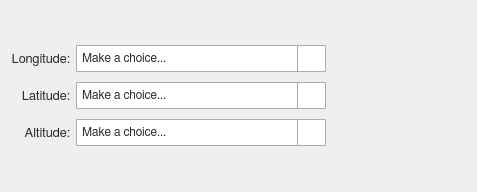
      <widget class="QWidget" name="scrollAreaWidgetContents_2">
       <property name="geometry">
        <rect>
         <x>0</x>
         <y>0</y>
         <width>477</width>
         <height>192</height>
        </rect>
       </property>
       <layout class="QGridLayout" name="gridLayout">
        <item row="0" column="0">
         <layout class="QVBoxLayout" name="ew_vertical_layout">
          <item>
           <layout class="QHBoxLayout" name="horizontalLayout_3">
            <item>
             <layout class="QGridLayout" name="gridLayout_2">
              <property name="verticalSpacing">
               <number>10</number>
              </property>
              <item row="0" column="0">
               <widget class="QLabel" name="ew_label_2">
                <property name="minimumSize">
                 <size>
                  <width>0</width>
                  <height>27</height>
                 </size>
                </property>
                <property name="maximumSize">
                 <size>
                  <width>16777215</width>
                  <height>27</height>
                 </size>
                </property>
                <property name="font">
                 <font>
                  <family>FreeSans</family>
                  <pointsize>10</pointsize>
                  <stylestrategy>PreferAntialias</stylestrategy>
                  <kerning>true</kerning>
                 </font>
                </property>
                <property name="styleSheet">
                 <string notr="true">QLabel {
    color: rgb(45,45,45);
}</string>
                </property>
                <property name="text">
                 <string>Longitude:</string>
                </property>
                <property name="alignment">
                 <set>Qt::AlignRight|Qt::AlignTrailing|Qt::AlignVCenter</set>
                </property>
               </widget>
              </item>
              <item row="0" column="1">
               <widget class="QComboBox" name="ew_combobox_2">
                <property name="minimumSize">
                 <size>
                  <width>250</width>
                  <height>27</height>
                 </size>
                </property>
                <property name="maximumSize">
                 <size>
                  <width>250</width>
                  <height>27</height>
                 </size>
                </property>
                <property name="font">
                 <font>
                  <family>FreeSans</family>
                  <pointsize>9</pointsize>
                  <weight>50</weight>
                  <bold>false</bold>
                  <stylestrategy>PreferAntialias</stylestrategy>
                  <kerning>true</kerning>
                 </font>
                </property>
                <property name="styleSheet">
                 <string notr="true">QComboBox {
	border: 1px solid #acacac;
    border-radius: 1px;
	padding-left: 5px;
    background-color: qlineargradient(x1: 0, y1: 0, x2: 0, y2: 1, 
								stop: 0 #f0f0f0, stop: 1 #e5e5e5);
    color: rgb(45,45,45);
}

QComboBox:disabled {
	background-color:  rgb(200,200,200);
}

QComboBox:hover {
	border: 1px solid #7eb4ea;
    border-radius: 1px;
	background-color: qlineargradient(x1: 0, y1: 0, x2: 0, y2: 1, 
								stop: 0 #ecf4fc, stop: 1 #dcecfc);
}

QComboBox::drop-down {
	subcontrol-origin: padding;
	subcontrol-position: top right;
	width: 27px;
    border-left-width: 1px;
	border-left-color: darkgray;
	border-left-style: solid;
	border-top-right-radius: 3px;
	border-bottom-right-radius: 3px;
}

QComboBox::down-arrow {
	image: url(icons/down_arrow_icon.svg); 
	width: 16px;
	height: 16px
}

QComboBox QAbstractItemView {
	background: #f0f0f0;
	border: 0px solid #f0f0f0;
}

QComboBox QAbstractItemView::item {
    margin: 5px 5px 5px 5px;
}</string>
                </property>
                <item>
                 <property name="text">
                  <string>Make a choice...</string>
                 </property>
                </item>
                <item>
                 <property name="text">
                  <string>Google Earth - Time series</string>
                 </property>
                </item>
                <item>
                 <property name="text">
                  <string>Google Earth - Map</string>
                 </property>
                </item>
               </widget>
              </item>
              <item row="1" column="0">
               <widget class="QLabel" name="ew_label_3">
                <property name="minimumSize">
                 <size>
                  <width>0</width>
                  <height>27</height>
                 </size>
                </property>
                <property name="maximumSize">
                 <size>
                  <width>16777215</width>
                  <height>27</height>
                 </size>
                </property>
                <property name="font">
                 <font>
                  <family>FreeSans</family>
                  <pointsize>10</pointsize>
                  <stylestrategy>PreferAntialias</stylestrategy>
                  <kerning>true</kerning>
                 </font>
                </property>
                <property name="styleSheet">
                 <string notr="true">QLabel {
    color: rgb(45,45,45);
}</string>
                </property>
                <property name="text">
                 <string>Latitude:</string>
                </property>
                <property name="alignment">
                 <set>Qt::AlignRight|Qt::AlignTrailing|Qt::AlignVCenter</set>
                </property>
               </widget>
              </item>
              <item row="1" column="1">
               <widget class="QComboBox" name="ew_combobox_3">
                <property name="minimumSize">
                 <size>
                  <width>250</width>
                  <height>27</height>
                 </size>
                </property>
                <property name="maximumSize">
                 <size>
                  <width>250</width>
                  <height>27</height>
                 </size>
                </property>
                <property name="font">
                 <font>
                  <family>FreeSans</family>
                  <pointsize>9</pointsize>
                  <weight>50</weight>
                  <bold>false</bold>
                  <stylestrategy>PreferAntialias</stylestrategy>
                  <kerning>true</kerning>
                 </font>
                </property>
                <property name="styleSheet">
                 <string notr="true">QComboBox {
	border: 1px solid #acacac;
    border-radius: 1px;
	padding-left: 5px;
    background-color: qlineargradient(x1: 0, y1: 0, x2: 0, y2: 1, 
								stop: 0 #f0f0f0, stop: 1 #e5e5e5);
    color: rgb(45,45,45);
}

QComboBox:disabled {
	background-color:  rgb(200,200,200);
}

QComboBox:hover {
	border: 1px solid #7eb4ea;
    border-radius: 1px;
	background-color: qlineargradient(x1: 0, y1: 0, x2: 0, y2: 1, 
								stop: 0 #ecf4fc, stop: 1 #dcecfc);
}

QComboBox::drop-down {
	subcontrol-origin: padding;
	subcontrol-position: top right;
	width: 27px;
    border-left-width: 1px;
	border-left-color: darkgray;
	border-left-style: solid;
	border-top-right-radius: 3px;
	border-bottom-right-radius: 3px;
}

QComboBox::down-arrow {
	image: url(icons/down_arrow_icon.svg); 
	width: 16px;
	height: 16px
}

QComboBox QAbstractItemView {
	selection-background-color: rgb(200,200,200);
	selection-color: black;
	background: #f0f0f0;
	border: 0px solid #f0f0f0;
}

QComboBox QAbstractItemView::item {
	margin: 5px 5px 5px 5px;
}</string>
                </property>
                <item>
                 <property name="text">
                  <string>Make a choice...</string>
                 </property>
                </item>
                <item>
                 <property name="text">
                  <string>Google Earth - Time series</string>
                 </property>
                </item>
                <item>
                 <property name="text">
                  <string>Google Earth - Map</string>
                 </property>
                </item>
               </widget>
              </item>
              <item row="2" column="0">
               <widget class="QLabel" name="ew_label_4">
                <property name="minimumSize">
                 <size>
                  <width>0</width>
                  <height>27</height>
                 </size>
                </property>
                <property name="maximumSize">
                 <size>
                  <width>16777215</width>
                  <height>27</height>
                 </size>
                </property>
                <property name="font">
                 <font>
                  <family>FreeSans</family>
                  <pointsize>10</pointsize>
                  <stylestrategy>PreferAntialias</stylestrategy>
                  <kerning>true</kerning>
                 </font>
                </property>
                <property name="styleSheet">
                 <string notr="true">QLabel {
    color: rgb(45,45,45);
}</string>
                </property>
                <property name="text">
                 <string>Altitude:</string>
                </property>
                <property name="alignment">
                 <set>Qt::AlignRight|Qt::AlignTrailing|Qt::AlignVCenter</set>
                </property>
               </widget>
              </item>
              <item row="2" column="1">
               <widget class="QComboBox" name="ew_combobox_4">
                <property name="minimumSize">
                 <size>
                  <width>250</width>
                  <height>27</height>
                 </size>
                </property>
                <property name="maximumSize">
                 <size>
                  <width>250</width>
                  <height>27</height>
                 </size>
                </property>
                <property name="font">
                 <font>
                  <family>FreeSans</family>
                  <pointsize>9</pointsize>
                  <weight>50</weight>
                  <bold>false</bold>
                  <stylestrategy>PreferAntialias</stylestrategy>
                  <kerning>true</kerning>
                 </font>
                </property>
                <property name="styleSheet">
                 <string notr="true">QComboBox {
	border: 1px solid #acacac;
    border-radius: 1px;
	padding-left: 5px;
    background-color: qlineargradient(x1: 0, y1: 0, x2: 0, y2: 1, 
								stop: 0 #f0f0f0, stop: 1 #e5e5e5);
    color: rgb(45,45,45);
}

QComboBox:disabled {
	background-color:  rgb(200,200,200);
}

QComboBox:hover {
	border: 1px solid #7eb4ea;
    border-radius: 1px;
	background-color: qlineargradient(x1: 0, y1: 0, x2: 0, y2: 1, 
								stop: 0 #ecf4fc, stop: 1 #dcecfc);
}

QComboBox::drop-down {
	subcontrol-origin: padding;
	subcontrol-position: top right;
	width: 27px;
    border-left-width: 1px;
	border-left-color: darkgray;
	border-left-style: solid;
	border-top-right-radius: 3px;
	border-bottom-right-radius: 3px;
}

QComboBox::down-arrow {
	image: url(icons/down_arrow_icon.svg); 
	width: 16px;
	height: 16px
}

QComboBox QAbstractItemView {
	selection-background-color: rgb(200,200,200);
	selection-color: black;
	background: #f0f0f0;
	border: 0px solid #f0f0f0;
}

QComboBox QAbstractItemView::item {
	margin: 5px 5px 5px 5px;
}</string>
                </property>
                <item>
                 <property name="text">
                  <string>Make a choice...</string>
                 </property>
                </item>
                <item>
                 <property name="text">
                  <string>Google Earth - Time series</string>
                 </property>
                </item>
                <item>
                 <property name="text">
                  <string>Google Earth - Map</string>
                 </property>
                </item>
               </widget>
              </item>
             </layout>
            </item>
            <item>
             <spacer name="horizontalSpacer_2">
              <property name="orientation">
               <enum>Qt::Horizontal</enum>
              </property>
              <property name="sizeType">
               <enum>QSizePolicy::Fixed</enum>
              </property>
              <property name="sizeHint" stdset="0">
               <size>
                <width>10</width>
                <height>20</height>
               </size>
              </property>
             </spacer>
            </item>
            <item>
             <widget class="QToolButton" name="info_button_2">
              <property name="maximumSize">
               <size>
                <width>27</width>
                <height>27</height>
               </size>
              </property>
              <property name="styleSheet">
               <string notr="true">QToolButton {
	border: 1px solid transparent;
	background-color: transparent;
	width: 27px;
	height: 27px;
}

QToolButton:flat {
	border: none;
}</string>
              </property>
              <property name="text">
               <string/>
              </property>
              <property name="icon">
               <iconset>
                <normaloff>icons/info_icon.svg</normaloff>icons/info_icon.svg</iconset>
              </property>
              <property name="iconSize">
               <size>
                <width>23</width>
                <height>23</height>
               </size>
              </property>
              <property name="autoRaise">
               <bool>false</bool>
              </property>
             </widget>
            </item>
            <item>
             <spacer name="horizontalSpacer_6">
              <property name="orientation">
               <enum>Qt::Horizontal</enum>
              </property>
              <property name="sizeHint" stdset="0">
               <size>
                <width>40</width>
                <height>20</height>
               </size>
              </property>
             </spacer>
            </item>
           </layout>
          </item>
         </layout>
        </item>
       </layout>
      </widget>
